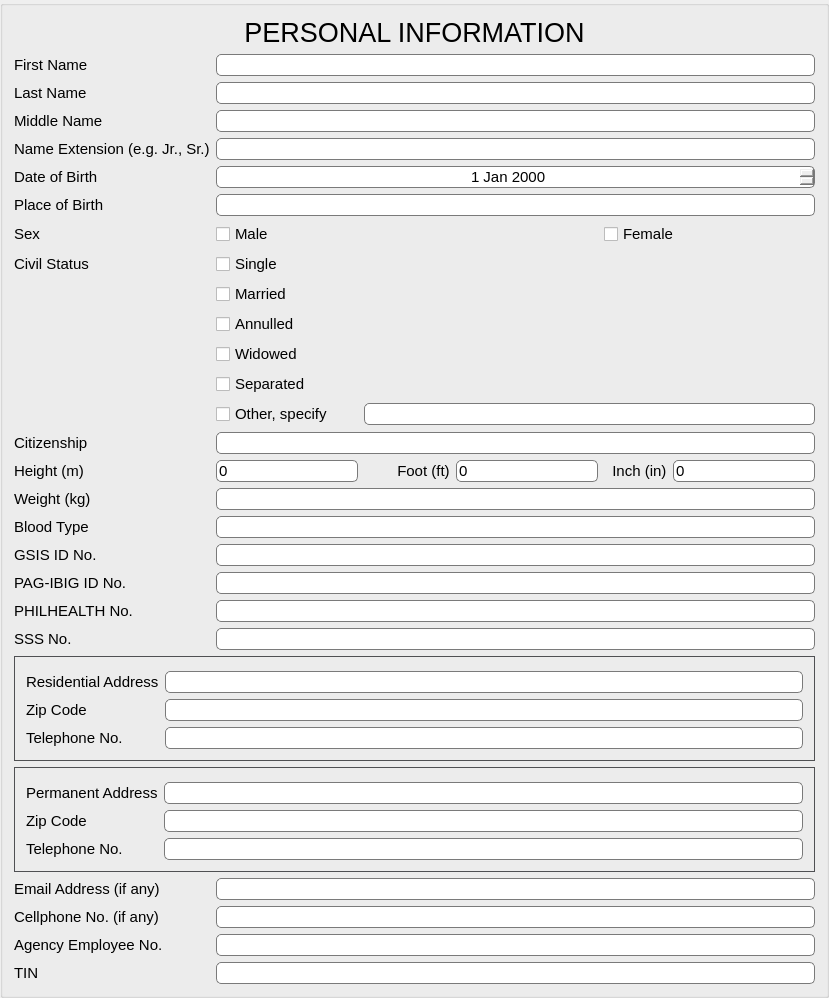
        <widget class="QGroupBox" name="personalInfoBox">
         <property name="styleSheet">
          <string notr="true">QWidget#personalInfoBox{
	border: 2px solid #4f5053;
}</string>
         </property>
         <property name="title">
          <string/>
         </property>
         <layout class="QGridLayout" name="gridLayout_3">
          <item row="25" column="0" colspan="9">
           <widget class="QGroupBox" name="resAddrBox">
            <property name="styleSheet">
             <string notr="true">QWidget#resAddrBox{
	border: 1px solid #4f5053;
}</string>
            </property>
            <property name="title">
             <string/>
            </property>
            <layout class="QGridLayout" name="gridLayout_2">
             <item row="0" column="0">
              <widget class="QLabel" name="label_17">
               <property name="font">
                <font>
                 <family>Segoe UI</family>
                 <pointsize>11</pointsize>
                </font>
               </property>
               <property name="text">
                <string>Residential Address</string>
               </property>
              </widget>
             </item>
             <item row="0" column="1">
              <widget class="QLineEdit" name="residentAddrEdit">
               <property name="font">
                <font>
                 <family>Segoe UI</family>
                 <pointsize>11</pointsize>
                </font>
               </property>
               <property name="styleSheet">
                <string notr="true">border: 1px solid #7a7a7a;
border-radius: 5px;</string>
               </property>
               <property name="text">
                <string/>
               </property>
              </widget>
             </item>
             <item row="1" column="1">
              <widget class="QLineEdit" name="zipCodeResAddrEdit">
               <property name="font">
                <font>
                 <family>Segoe UI</family>
                 <pointsize>11</pointsize>
                </font>
               </property>
               <property name="styleSheet">
                <string notr="true">border: 1px solid #7a7a7a;
border-radius: 5px;</string>
               </property>
               <property name="text">
                <string/>
               </property>
              </widget>
             </item>
             <item row="2" column="0">
              <widget class="QLabel" name="label_19">
               <property name="font">
                <font>
                 <family>Segoe UI</family>
                 <pointsize>11</pointsize>
                </font>
               </property>
               <property name="text">
                <string>Telephone No.</string>
               </property>
              </widget>
             </item>
             <item row="2" column="1">
              <widget class="QLineEdit" name="telNoResAddrEdit">
               <property name="font">
                <font>
                 <family>Segoe UI</family>
                 <pointsize>11</pointsize>
                </font>
               </property>
               <property name="styleSheet">
                <string notr="true">border: 1px solid #7a7a7a;
border-radius: 5px;</string>
               </property>
               <property name="text">
                <string/>
               </property>
              </widget>
             </item>
             <item row="1" column="0">
              <widget class="QLabel" name="label_18">
               <property name="font">
                <font>
                 <family>Segoe UI</family>
                 <pointsize>11</pointsize>
                </font>
               </property>
               <property name="text">
                <string>Zip Code</string>
               </property>
              </widget>
             </item>
            </layout>
           </widget>
          </item>
          <item row="26" column="0" colspan="9">
           <widget class="QGroupBox" name="permAddrBox">
            <property name="styleSheet">
             <string notr="true">QWidget#permAddrBox{
	border: 1px solid #4f5053;
}</string>
            </property>
            <property name="title">
             <string/>
            </property>
            <layout class="QGridLayout" name="gridLayout">
             <item row="0" column="1">
              <widget class="QLineEdit" name="permAddrEdit">
               <property name="font">
                <font>
                 <family>Segoe UI</family>
                 <pointsize>11</pointsize>
                </font>
               </property>
               <property name="styleSheet">
                <string notr="true">border: 1px solid #7a7a7a;
border-radius: 5px;</string>
               </property>
               <property name="text">
                <string/>
               </property>
              </widget>
             </item>
             <item row="2" column="1">
              <widget class="QLineEdit" name="telNoPermAddrEdit">
               <property name="font">
                <font>
                 <family>Segoe UI</family>
                 <pointsize>11</pointsize>
                </font>
               </property>
               <property name="styleSheet">
                <string notr="true">border: 1px solid #7a7a7a;
border-radius: 5px;</string>
               </property>
               <property name="text">
                <string/>
               </property>
              </widget>
             </item>
             <item row="2" column="0">
              <widget class="QLabel" name="label_22">
               <property name="font">
                <font>
                 <family>Segoe UI</family>
                 <pointsize>11</pointsize>
                </font>
               </property>
               <property name="text">
                <string>Telephone No.</string>
               </property>
              </widget>
             </item>
             <item row="1" column="0">
              <widget class="QLabel" name="label_21">
               <property name="font">
                <font>
                 <family>Segoe UI</family>
                 <pointsize>11</pointsize>
                </font>
               </property>
               <property name="text">
                <string>Zip Code</string>
               </property>
              </widget>
             </item>
             <item row="1" column="1">
              <widget class="QLineEdit" name="zipCodePermAddrEdit">
               <property name="font">
                <font>
                 <family>Segoe UI</family>
                 <pointsize>11</pointsize>
                </font>
               </property>
               <property name="styleSheet">
                <string notr="true">border: 1px solid #7a7a7a;
border-radius: 5px;</string>
               </property>
               <property name="text">
                <string/>
               </property>
              </widget>
             </item>
             <item row="0" column="0">
              <widget class="QLabel" name="label_20">
               <property name="font">
                <font>
                 <family>Segoe UI</family>
                 <pointsize>11</pointsize>
                </font>
               </property>
               <property name="text">
                <string>Permanent Address</string>
               </property>
              </widget>
             </item>
            </layout>
           </widget>
          </item>
          <item row="0" column="0" colspan="9">
           <widget class="QLabel" name="label_27">
            <property name="font">
             <font>
              <family>Segoe UI</family>
              <pointsize>20</pointsize>
             </font>
            </property>
            <property name="text">
             <string>PERSONAL INFORMATION</string>
            </property>
            <property name="alignment">
             <set>Qt::AlignCenter</set>
            </property>
           </widget>
          </item>
          <item row="7" column="3" colspan="4">
           <widget class="QCheckBox" name="maleCB">
            <property name="font">
             <font>
              <family>Segoe UI</family>
              <pointsize>11</pointsize>
             </font>
            </property>
            <property name="text">
             <string>Male</string>
            </property>
           </widget>
          </item>
          <item row="7" column="7" colspan="2">
           <widget class="QCheckBox" name="femaleCB">
            <property name="font">
             <font>
              <family>Segoe UI</family>
              <pointsize>11</pointsize>
             </font>
            </property>
            <property name="text">
             <string>Female</string>
            </property>
           </widget>
          </item>
          <item row="8" column="0" colspan="3">
           <widget class="QLabel" name="label_8">
            <property name="font">
             <font>
              <family>Segoe UI</family>
              <pointsize>11</pointsize>
             </font>
            </property>
            <property name="text">
             <string>Civil Status</string>
            </property>
           </widget>
          </item>
          <item row="10" column="3" colspan="5">
           <widget class="QCheckBox" name="annulledCB">
            <property name="font">
             <font>
              <family>Segoe UI</family>
              <pointsize>11</pointsize>
             </font>
            </property>
            <property name="text">
             <string>Annulled</string>
            </property>
           </widget>
          </item>
          <item row="2" column="3" colspan="6">
           <widget class="QLineEdit" name="lastnameedit">
            <property name="font">
             <font>
              <family>Segoe UI</family>
              <pointsize>11</pointsize>
             </font>
            </property>
            <property name="styleSheet">
             <string notr="true">border: 1px solid #7a7a7a;
border-radius: 5px;</string>
            </property>
            <property name="text">
             <string/>
            </property>
           </widget>
          </item>
          <item row="2" column="0" colspan="2">
           <widget class="QLabel" name="label_2">
            <property name="font">
             <font>
              <family>Segoe UI</family>
              <pointsize>11</pointsize>
             </font>
            </property>
            <property name="text">
             <string>Last Name</string>
            </property>
           </widget>
          </item>
          <item row="3" column="0" colspan="2">
           <widget class="QLabel" name="label_3">
            <property name="font">
             <font>
              <family>Segoe UI</family>
              <pointsize>11</pointsize>
             </font>
            </property>
            <property name="text">
             <string>Middle Name</string>
            </property>
           </widget>
          </item>
          <item row="13" column="3" colspan="2">
           <widget class="QCheckBox" name="otherCStatusCB">
            <property name="font">
             <font>
              <family>Segoe UI</family>
              <pointsize>11</pointsize>
             </font>
            </property>
            <property name="text">
             <string>Other, specify</string>
            </property>
           </widget>
          </item>
          <item row="4" column="3" colspan="6">
           <widget class="QLineEdit" name="nameextedit">
            <property name="font">
             <font>
              <family>Segoe UI</family>
              <pointsize>11</pointsize>
             </font>
            </property>
            <property name="styleSheet">
             <string notr="true">border: 1px solid #7a7a7a;
border-radius: 5px;</string>
            </property>
            <property name="text">
             <string/>
            </property>
           </widget>
          </item>
          <item row="7" column="0" colspan="3">
           <widget class="QLabel" name="label_7">
            <property name="font">
             <font>
              <family>Segoe UI</family>
              <pointsize>11</pointsize>
             </font>
            </property>
            <property name="text">
             <string>Sex</string>
            </property>
           </widget>
          </item>
          <item row="12" column="3">
           <widget class="QCheckBox" name="separatedCB">
            <property name="font">
             <font>
              <family>Segoe UI</family>
              <pointsize>11</pointsize>
             </font>
            </property>
            <property name="text">
             <string>Separated</string>
            </property>
           </widget>
          </item>
          <item row="5" column="0" colspan="3">
           <widget class="QLabel" name="label_5">
            <property name="font">
             <font>
              <family>Segoe UI</family>
              <pointsize>11</pointsize>
             </font>
            </property>
            <property name="text">
             <string>Date of Birth</string>
            </property>
           </widget>
          </item>
          <item row="8" column="3" colspan="5">
           <widget class="QCheckBox" name="singleCB">
            <property name="font">
             <font>
              <family>Segoe UI</family>
              <pointsize>11</pointsize>
             </font>
            </property>
            <property name="text">
             <string>Single</string>
            </property>
           </widget>
          </item>
          <item row="17" column="0" colspan="3">
           <widget class="QLabel" name="label_9">
            <property name="font">
             <font>
              <family>Segoe UI</family>
              <pointsize>11</pointsize>
             </font>
            </property>
            <property name="text">
             <string>Citizenship</string>
            </property>
           </widget>
          </item>
          <item row="1" column="3" colspan="6">
           <widget class="QLineEdit" name="firstnameedit">
            <property name="font">
             <font>
              <family>Segoe UI</family>
              <pointsize>11</pointsize>
             </font>
            </property>
            <property name="focusPolicy">
             <enum>Qt::StrongFocus</enum>
            </property>
            <property name="styleSheet">
             <string notr="true">border: 1px solid #7a7a7a;
border-radius: 5px;</string>
            </property>
            <property name="text">
             <string/>
            </property>
           </widget>
          </item>
          <item row="1" column="0" colspan="3">
           <widget class="QLabel" name="label">
            <property name="font">
             <font>
              <family>Segoe UI</family>
              <pointsize>11</pointsize>
             </font>
            </property>
            <property name="styleSheet">
             <string notr="true"/>
            </property>
            <property name="text">
             <string>First Name</string>
            </property>
           </widget>
          </item>
          <item row="11" column="3" colspan="5">
           <widget class="QCheckBox" name="widowedCB">
            <property name="font">
             <font>
              <family>Segoe UI</family>
              <pointsize>11</pointsize>
             </font>
            </property>
            <property name="text">
             <string>Widowed</string>
            </property>
           </widget>
          </item>
          <item row="9" column="3" colspan="5">
           <widget class="QCheckBox" name="marriedCB">
            <property name="font">
             <font>
              <family>Segoe UI</family>
              <pointsize>11</pointsize>
             </font>
            </property>
            <property name="text">
             <string>Married</string>
            </property>
           </widget>
          </item>
          <item row="6" column="3" colspan="6">
           <widget class="QLineEdit" name="placeOfBirthEdit">
            <property name="font">
             <font>
              <family>Segoe UI</family>
              <pointsize>11</pointsize>
             </font>
            </property>
            <property name="styleSheet">
             <string notr="true">border: 1px solid #7a7a7a;
border-radius: 5px;</string>
            </property>
            <property name="text">
             <string/>
            </property>
           </widget>
          </item>
          <item row="3" column="3" colspan="6">
           <widget class="QLineEdit" name="middlenameedit">
            <property name="font">
             <font>
              <family>Segoe UI</family>
              <pointsize>11</pointsize>
             </font>
            </property>
            <property name="styleSheet">
             <string notr="true">border: 1px solid #7a7a7a;
border-radius: 5px;</string>
            </property>
            <property name="text">
             <string/>
            </property>
           </widget>
          </item>
          <item row="4" column="0" colspan="3">
           <widget class="QLabel" name="label_4">
            <property name="font">
             <font>
              <family>Segoe UI</family>
              <pointsize>11</pointsize>
             </font>
            </property>
            <property name="text">
             <string>Name Extension (e.g. Jr., Sr.)</string>
            </property>
           </widget>
          </item>
          <item row="6" column="0" colspan="3">
           <widget class="QLabel" name="label_6">
            <property name="font">
             <font>
              <family>Segoe UI</family>
              <pointsize>11</pointsize>
             </font>
            </property>
            <property name="text">
             <string>Place of Birth</string>
            </property>
           </widget>
          </item>
          <item row="20" column="3" colspan="6">
           <widget class="QLineEdit" name="bloodTypeEdit">
            <property name="font">
             <font>
              <family>Segoe UI</family>
              <pointsize>11</pointsize>
             </font>
            </property>
            <property name="styleSheet">
             <string notr="true">border: 1px solid #7a7a7a;
border-radius: 5px;</string>
            </property>
            <property name="text">
             <string/>
            </property>
           </widget>
          </item>
          <item row="21" column="3" colspan="6">
           <widget class="QLineEdit" name="gsisNoEdit">
            <property name="font">
             <font>
              <family>Segoe UI</family>
              <pointsize>11</pointsize>
             </font>
            </property>
            <property name="styleSheet">
             <string notr="true">border: 1px solid #7a7a7a;
border-radius: 5px;</string>
            </property>
            <property name="text">
             <string/>
            </property>
           </widget>
          </item>
          <item row="21" column="0" colspan="3">
           <widget class="QLabel" name="label_13">
            <property name="font">
             <font>
              <family>Segoe UI</family>
              <pointsize>11</pointsize>
             </font>
            </property>
            <property name="text">
             <string>GSIS ID No.</string>
            </property>
           </widget>
          </item>
          <item row="18" column="0" colspan="3">
           <widget class="QLabel" name="label_10">
            <property name="font">
             <font>
              <family>Segoe UI</family>
              <pointsize>11</pointsize>
             </font>
            </property>
            <property name="text">
             <string>Height (m)</string>
            </property>
           </widget>
          </item>
          <item row="17" column="3" colspan="6">
           <widget class="QLineEdit" name="citizenshipEdit">
            <property name="font">
             <font>
              <family>Segoe UI</family>
              <pointsize>11</pointsize>
             </font>
            </property>
            <property name="styleSheet">
             <string notr="true">border: 1px solid #7a7a7a;
border-radius: 5px;</string>
            </property>
            <property name="text">
             <string/>
            </property>
           </widget>
          </item>
          <item row="19" column="0" colspan="3">
           <widget class="QLabel" name="label_11">
            <property name="font">
             <font>
              <family>Segoe UI</family>
              <pointsize>11</pointsize>
             </font>
            </property>
            <property name="text">
             <string>Weight (kg)</string>
            </property>
           </widget>
          </item>
          <item row="20" column="0" colspan="3">
           <widget class="QLabel" name="label_12">
            <property name="font">
             <font>
              <family>Segoe UI</family>
              <pointsize>11</pointsize>
             </font>
            </property>
            <property name="text">
             <string>Blood Type</string>
            </property>
           </widget>
          </item>
          <item row="29" column="0" colspan="3">
           <widget class="QLabel" name="label_25">
            <property name="font">
             <font>
              <family>Segoe UI</family>
              <pointsize>11</pointsize>
             </font>
            </property>
            <property name="text">
             <string>Agency Employee No.</string>
            </property>
           </widget>
          </item>
          <item row="29" column="3" colspan="6">
           <widget class="QLineEdit" name="agencyNoEdit">
            <property name="font">
             <font>
              <family>Segoe UI</family>
              <pointsize>11</pointsize>
             </font>
            </property>
            <property name="styleSheet">
             <string notr="true">border: 1px solid #7a7a7a;
border-radius: 5px;
</string>
            </property>
            <property name="text">
             <string/>
            </property>
           </widget>
          </item>
          <item row="23" column="0" colspan="3">
           <widget class="QLabel" name="label_15">
            <property name="font">
             <font>
              <family>Segoe UI</family>
              <pointsize>11</pointsize>
             </font>
            </property>
            <property name="text">
             <string>PHILHEALTH No.</string>
            </property>
           </widget>
          </item>
          <item row="24" column="3" colspan="6">
           <widget class="QLineEdit" name="sssNoEdit">
            <property name="font">
             <font>
              <family>Segoe UI</family>
              <pointsize>11</pointsize>
             </font>
            </property>
            <property name="styleSheet">
             <string notr="true">border: 1px solid #7a7a7a;
border-radius: 5px;</string>
            </property>
            <property name="text">
             <string/>
            </property>
           </widget>
          </item>
          <item row="30" column="3" colspan="6">
           <widget class="QLineEdit" name="tinNoEdit">
            <property name="font">
             <font>
              <family>Segoe UI</family>
              <pointsize>11</pointsize>
             </font>
            </property>
            <property name="styleSheet">
             <string notr="true">border: 1px solid #7a7a7a;
border-radius: 5px;</string>
            </property>
            <property name="text">
             <string/>
            </property>
           </widget>
          </item>
          <item row="27" column="3" colspan="6">
           <widget class="QLineEdit" name="emailEdit">
            <property name="font">
             <font>
              <family>Segoe UI</family>
              <pointsize>11</pointsize>
             </font>
            </property>
            <property name="styleSheet">
             <string notr="true">border: 1px solid #7a7a7a;
border-radius: 5px;</string>
            </property>
            <property name="text">
             <string/>
            </property>
           </widget>
          </item>
          <item row="23" column="3" colspan="6">
           <widget class="QLineEdit" name="philhealthNoEdit">
            <property name="font">
             <font>
              <family>Segoe UI</family>
              <pointsize>11</pointsize>
             </font>
            </property>
            <property name="styleSheet">
             <string notr="true">border: 1px solid #7a7a7a;
border-radius: 5px;</string>
            </property>
            <property name="text">
             <string/>
            </property>
           </widget>
          </item>
          <item row="22" column="0" colspan="3">
           <widget class="QLabel" name="label_14">
            <property name="font">
             <font>
              <family>Segoe UI</family>
              <pointsize>11</pointsize>
             </font>
            </property>
            <property name="text">
             <string>PAG-IBIG ID No.</string>
            </property>
           </widget>
          </item>
          <item row="22" column="3" colspan="6">
           <widget class="QLineEdit" name="pagibigNoEdit">
            <property name="font">
             <font>
              <family>Segoe UI</family>
              <pointsize>11</pointsize>
             </font>
            </property>
            <property name="styleSheet">
             <string notr="true">border: 1px solid #7a7a7a;
border-radius: 5px;</string>
            </property>
            <property name="text">
             <string/>
            </property>
           </widget>
          </item>
          <item row="24" column="0" colspan="3">
           <widget class="QLabel" name="label_16">
            <property name="font">
             <font>
              <family>Segoe UI</family>
              <pointsize>11</pointsize>
             </font>
            </property>
            <property name="text">
             <string>SSS No.</string>
            </property>
           </widget>
          </item>
          <item row="28" column="0" colspan="3">
           <widget class="QLabel" name="label_24">
            <property name="font">
             <font>
              <family>Segoe UI</family>
              <pointsize>11</pointsize>
             </font>
            </property>
            <property name="text">
             <string>Cellphone No. (if any)</string>
            </property>
           </widget>
          </item>
          <item row="30" column="0" colspan="3">
           <widget class="QLabel" name="label_26">
            <property name="font">
             <font>
              <family>Segoe UI</family>
              <pointsize>11</pointsize>
             </font>
            </property>
            <property name="text">
             <string>TIN</string>
            </property>
           </widget>
          </item>
          <item row="28" column="3" colspan="6">
           <widget class="QLineEdit" name="cellNoEdit">
            <property name="font">
             <font>
              <family>Segoe UI</family>
              <pointsize>11</pointsize>
             </font>
            </property>
            <property name="styleSheet">
             <string notr="true">border: 1px solid #7a7a7a;
border-radius: 5px;</string>
            </property>
            <property name="text">
             <string/>
            </property>
           </widget>
          </item>
          <item row="27" column="0" colspan="3">
           <widget class="QLabel" name="label_23">
            <property name="font">
             <font>
              <family>Segoe UI</family>
              <pointsize>11</pointsize>
             </font>
            </property>
            <property name="text">
             <string>Email Address (if any)</string>
            </property>
           </widget>
          </item>
          <item row="5" column="3" colspan="6">
           <widget class="QDateEdit" name="birthdateEdit">
            <property name="font">
             <font>
              <family>Segoe UI</family>
              <pointsize>11</pointsize>
             </font>
            </property>
            <property name="styleSheet">
             <string notr="true">border: 1px solid #7a7a7a;
border-radius: 5px;</string>
            </property>
            <property name="alignment">
             <set>Qt::AlignCenter</set>
            </property>
           </widget>
          </item>
          <item row="13" column="5" colspan="4">
           <widget class="QLineEdit" name="otherCStatusEdit">
            <property name="font">
             <font>
              <family>Segoe UI</family>
              <pointsize>11</pointsize>
             </font>
            </property>
            <property name="styleSheet">
             <string notr="true">border: 1px solid #7a7a7a;
border-radius: 5px;</string>
            </property>
            <property name="text">
             <string/>
            </property>
           </widget>
          </item>
          <item row="19" column="3" colspan="6">
           <widget class="QLineEdit" name="weightEdit">
            <property name="font">
             <font>
              <family>Segoe UI</family>
              <pointsize>11</pointsize>
             </font>
            </property>
            <property name="styleSheet">
             <string notr="true">border: 1px solid #7a7a7a;
border-radius: 5px;</string>
            </property>
            <property name="text">
             <string/>
            </property>
           </widget>
          </item>
          <item row="18" column="6">
           <widget class="QLineEdit" name="feetEdit">
            <property name="font">
             <font>
              <family>Segoe UI</family>
              <pointsize>11</pointsize>
             </font>
            </property>
            <property name="styleSheet">
             <string notr="true">border: 1px solid #7a7a7a;
border-radius: 5px;</string>
            </property>
            <property name="text">
             <string>0</string>
            </property>
           </widget>
          </item>
          <item row="18" column="8">
           <widget class="QLineEdit" name="inchEdit">
            <property name="font">
             <font>
              <family>Segoe UI</family>
              <pointsize>11</pointsize>
             </font>
            </property>
            <property name="styleSheet">
             <string notr="true">border: 1px solid #7a7a7a;
border-radius: 5px;</string>
            </property>
            <property name="text">
             <string>0</string>
            </property>
           </widget>
          </item>
          <item row="18" column="7">
           <widget class="QLabel" name="label_44">
            <property name="font">
             <font>
              <family>Segoe UI</family>
              <pointsize>11</pointsize>
             </font>
            </property>
            <property name="text">
             <string>  Inch (in)</string>
            </property>
           </widget>
          </item>
          <item row="18" column="3" colspan="2">
           <widget class="QLineEdit" name="heightEdit">
            <property name="font">
             <font>
              <family>Segoe UI</family>
              <pointsize>11</pointsize>
             </font>
            </property>
            <property name="styleSheet">
             <string notr="true">border: 1px solid #7a7a7a;
border-radius: 5px;</string>
            </property>
            <property name="text">
             <string>0</string>
            </property>
           </widget>
          </item>
          <item row="18" column="5">
           <widget class="QLabel" name="label_45">
            <property name="font">
             <font>
              <family>Segoe UI</family>
              <pointsize>11</pointsize>
             </font>
            </property>
            <property name="text">
             <string>        Foot (ft)</string>
            </property>
           </widget>
          </item>
         </layout>
         <zorder>firstnameedit</zorder>
         <zorder>middlenameedit</zorder>
         <zorder>lastnameedit</zorder>
         <zorder>label_4</zorder>
         <zorder>label_3</zorder>
         <zorder>label</zorder>
         <zorder>nameextedit</zorder>
         <zorder>label_2</zorder>
         <zorder>label_5</zorder>
         <zorder>placeOfBirthEdit</zorder>
         <zorder>label_6</zorder>
         <zorder>label_7</zorder>
         <zorder>maleCB</zorder>
         <zorder>femaleCB</zorder>
         <zorder>label_8</zorder>
         <zorder>singleCB</zorder>
         <zorder>marriedCB</zorder>
         <zorder>annulledCB</zorder>
         <zorder>widowedCB</zorder>
         <zorder>otherCStatusCB</zorder>
         <zorder>label_9</zorder>
         <zorder>citizenshipEdit</zorder>
         <zorder>heightEdit</zorder>
         <zorder>label_10</zorder>
         <zorder>weightEdit</zorder>
         <zorder>label_11</zorder>
         <zorder>bloodTypeEdit</zorder>
         <zorder>label_12</zorder>
         <zorder>label_13</zorder>
         <zorder>gsisNoEdit</zorder>
         <zorder>label_14</zorder>
         <zorder>pagibigNoEdit</zorder>
         <zorder>label_15</zorder>
         <zorder>philhealthNoEdit</zorder>
         <zorder>sssNoEdit</zorder>
         <zorder>label_16</zorder>
         <zorder>resAddrBox</zorder>
         <zorder>permAddrBox</zorder>
         <zorder>label_23</zorder>
         <zorder>emailEdit</zorder>
         <zorder>label_24</zorder>
         <zorder>cellNoEdit</zorder>
         <zorder>label_25</zorder>
         <zorder>agencyNoEdit</zorder>
         <zorder>tinNoEdit</zorder>
         <zorder>label_26</zorder>
         <zorder>label_27</zorder>
         <zorder>otherCStatusEdit</zorder>
         <zorder>separatedCB</zorder>
         <zorder>birthdateEdit</zorder>
         <zorder>inchEdit</zorder>
         <zorder>feetEdit</zorder>
         <zorder>label_44</zorder>
         <zorder>label_45</zorder>
        </widget>
